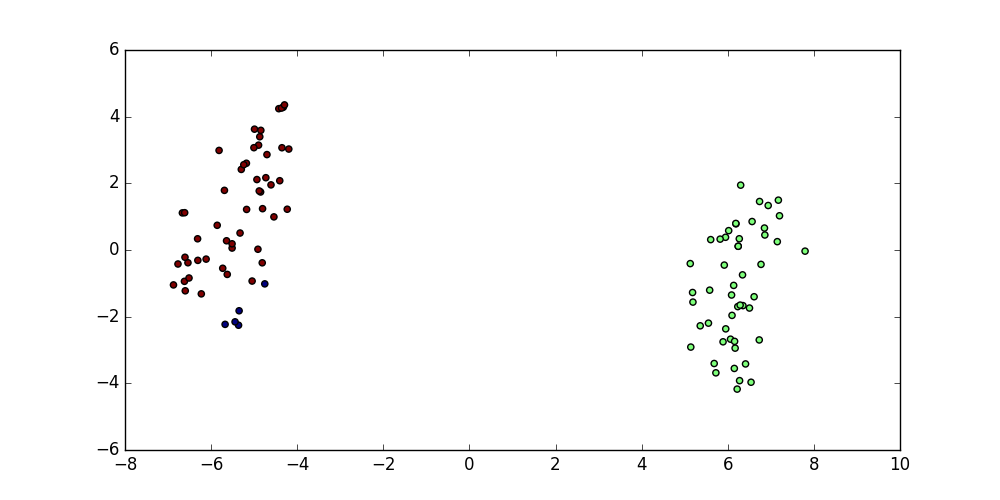

The script that drew this image:
import csv

import numpy as np
from matplotlib import pyplot as plt
from sklearn.manifold import TSNE


def loadDataset(filename, numattrs):
    """
    loads data from file
    :param filename:
    :param numattrs: number of column in file, Excluding  class column
    :return:
    """
    csvfile = open(filename, 'r')
    lines = csv.reader(csvfile)
    dataset = list(lines)
    for x in range(len(dataset)):
        for y in range(numattrs):
            dataset[x][y] = float(dataset[x][y])
    return dataset


# loading data from iris.csv
XY = loadDataset("iris.csv", numattrs=4)
X = np.asarray(XY)[:, :4]  # skipping class column
Y = np.asarray(XY)[:, 4:]  # taking only class column

# converting to numerical values
Y = reduce(lambda x, y: x + y, Y.tolist())  # flattening class values [[X],[Y],[X]] == > [X,Y,X]
Uniquelabels = list(set(
    Y))  # Finding Number of unique labels  [X,Y] will be having something this Set('Iris-setosa','Iris-versicolor','Iris-virginica')

# converting categorical class value to numerical one
YNumeric = []
for each in Y:
    """
    This loop will convert categorical classes ('Iris-setosa','Iris-versicolor','Iris-virginica') to numerical one e.g. 1,2,3 respectively
    """
    YNumeric.append(Uniquelabels.index(each))

# print YNumeric

# plotting after applying t-nse
X_tsne = TSNE(learning_rate=100).fit_transform(X)
plt.figure(figsize=(10, 5))
plt.scatter(X_tsne[:, 0], X_tsne[:, 1], c=YNumeric)

plt.show()
